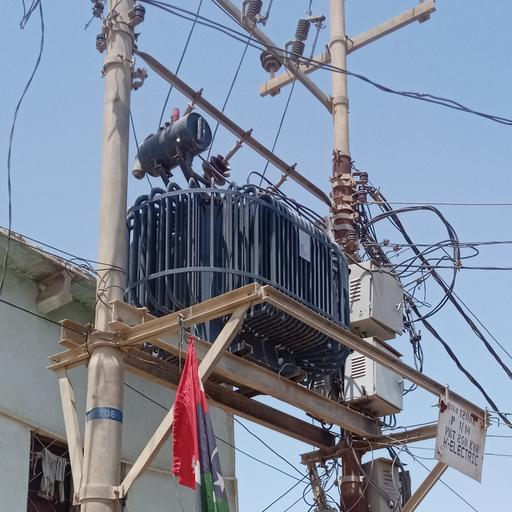
#> input picture temp_uploads/009a6d876724471e98a23f962312bbf6_00004.jpg, 512 x 512 px
$ python image_features.py ../temp_uploads/009a6d876724471e98a23f962312bbf6_00004.jpg
#> lines starting #> are read from the running program, lines starting #| are printed output that depends on the picture; after the words box and inside, x2 and y2 are one past the last pixel; in counts of white or black regions, pixels touching at a corner belong together
# backend/image_features.py
"""
Image feature extraction for transformer images.
Extracts: color histogram, shape descriptors, and perceptual hash for later comparison.
"""

import cv2
import numpy as np
from PIL import Image
import hashlib


def extract_color_histogram(image: np.ndarray, bins: int = 64) -> list:
    """
    Extract color histogram from image in HSV color space.
    Returns a normalized histogram with bins per channel (H, S, V).
    Total features: bins * 3 = 192 floats (default bins=64)
    """
    hsv = cv2.cvtColor(image, cv2.COLOR_BGR2HSV)

    # Compute histogram for each channel
    hist_h = cv2.calcHist([hsv], [0], None, [bins], [0, 180])
    hist_s = cv2.calcHist([hsv], [1], None, [bins], [0, 256])
    hist_v = cv2.calcHist([hsv], [2], None, [bins], [0, 256])

    # Normalize and flatten
    hist_h = cv2.normalize(hist_h, hist_h).flatten()
    hist_s = cv2.normalize(hist_s, hist_s).flatten()
    hist_v = cv2.normalize(hist_v, hist_v).flatten()

    # Concatenate all channels
    color_features = np.concatenate([hist_h, hist_s, hist_v])

    return color_features.tolist()


def extract_shape_descriptors(image: np.ndarray) -> list:
    """
    Extract Hu Moments (7 values) + additional shape features.
    Returns ~10 float values representing shape characteristics.
    """
    # Convert to grayscale
    gray = cv2.cvtColor(image, cv2.COLOR_BGR2GRAY)

    # Apply threshold to get binary image
    _, binary = cv2.threshold(gray, 0, 255, cv2.THRESH_BINARY + cv2.THRESH_OTSU)

    # Calculate moments
    moments = cv2.moments(binary)

    # Calculate Hu Moments (7 values, scale/rotation invariant)
    hu_moments = cv2.HuMoments(moments).flatten()

    # Log transform for better numerical stability
    hu_moments = -np.sign(hu_moments) * np.log10(np.abs(hu_moments) + 1e-10)

    # Additional shape features
    aspect_ratio = image.shape[1] / image.shape[0]  # width/height
    area_ratio = np.sum(binary > 0) / (binary.shape[0] * binary.shape[1])  # foreground ratio

    shape_features = np.concatenate([hu_moments, [aspect_ratio, area_ratio]])

    return shape_features.tolist()


def compute_image_hash(image: np.ndarray, hash_size: int = 16) -> str:
    """
    Compute perceptual hash (pHash) of the image.
    Returns a hex string that can be used to quickly identify similar images.
    """
    # Resize to small square
    resized = cv2.resize(image, (hash_size + 1, hash_size))

    # Convert to grayscale
    gray = cv2.cvtColor(resized, cv2.COLOR_BGR2GRAY)

    # Compute difference hash (dHash)
    diff = gray[:, 1:] > gray[:, :-1]

    # Convert to hex string
    hash_value = sum([2**i for i, v in enumerate(diff.flatten()) if v])

    return format(hash_value, 'x').zfill(hash_size * hash_size // 4)


def extract_image_features(image_path: str) -> dict:
    """
    Extract all features from an image.

    Returns:
        {
            "color": [float, ...],      # ~192 floats (color histogram)
            "shape": [float, ...],      # ~9 floats (Hu moments + shape features)
            "imageHash": "hex_string"   # perceptual hash for quick comparison
        }
    """
    # Read image
    image = cv2.imread(image_path)
#> image is the input picture: shape (512, 512, 3); mean B, G, R 153.2, 135.5, 126.6

    if image is None:
        raise ValueError(f"Could not read image: {image_path}")

    # Resize to standard size for consistent feature extraction
    standard_size = (256, 256)
    image_resized = cv2.resize(image, standard_size)
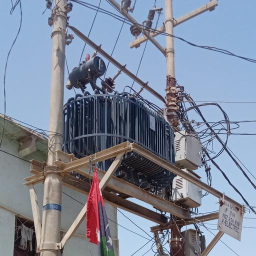
#> image_resized: shape (256, 256, 3); mean B, G, R 153.3, 135.6, 126.7

    features = {
        "color": extract_color_histogram(image_resized),
        "shape": extract_shape_descriptors(image_resized),
        "imageHash": compute_image_hash(image_resized)
    }
#> in extract_color_histogram, `hsv = cv2.cvtColor(image, cv2.COLOR_BGR2HSV)`: hsv: shape (256, 256, 3); mean H, S, V 94.9, 62.5, 159.1
#> in extract_color_histogram, `hist_h = cv2.calcHist([hsv], [0], None, [bins], [0, 180])`: hist_h = 64 values, max 17876 at index 38, min 1 at index 20, mean 1024
#> in extract_color_histogram, `hist_s = cv2.calcHist([hsv], [1], None, [bins], [0, 256])`: hist_s = 64 values, max 5809 at index 19, min 0 at index 59, mean 1024
#> in extract_color_histogram, `hist_v = cv2.calcHist([hsv], [2], None, [bins], [0, 256])`: hist_v = 64 values, max 12718 at index 54, min 0 at index 0, mean 1024
#> in extract_color_histogram, `hist_h = cv2.normalize(hist_h, hist_h).flatten()`: hist_h = 64 values, max 0.775 at index 38, min 4.33e-05 at index 20, mean 0.0444
#> in extract_color_histogram, `hist_s = cv2.normalize(hist_s, hist_s).flatten()`: hist_s = 64 values, max 0.419 at index 19, min 0 at index 59, mean 0.0739
#> in extract_color_histogram, `hist_v = cv2.normalize(hist_v, hist_v).flatten()`: hist_v = 64 values, max 0.818 at index 54, min 0 at index 0, mean 0.0659
#> in extract_color_histogram, `color_features = np.concatenate([hist_h, hist_s, hist_v])`: color_features = 192 values, max 0.818 at index 182, min 0 at index 123, mean 0.0614
#> in extract_shape_descriptors, `gray = cv2.cvtColor(image, cv2.COLOR_BGR2GRAY)`:
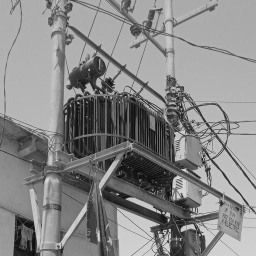
#> gray: shape (256, 256); min 10, max 227, mean 135
#> in extract_shape_descriptors, `_, binary = cv2.threshold(gray, 0, 255, cv2.THRESH_BINARY + cv2.THRESH..`:
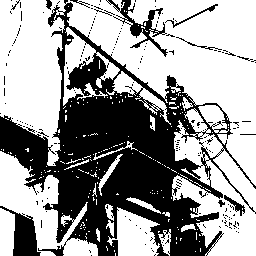
#> binary: shape (256, 256); 61.1% white; 198 black regions (186 under 20 px), largest, box (x1, y1, x2, y2) and area: (0, 0, 256, 256) 22745, (0, 206, 41, 256) 921, (106, 0, 168, 57) 773
#> in extract_shape_descriptors, `moments = cv2.moments(binary)`: moments = moments, m00 10217340, centre m10/m00, m01/m00 = (135, 111.1)
#> in extract_shape_descriptors, `hu_moments = cv2.HuMoments(moments).flatten()`: hu_moments = [0.00125, 8.64e-09, 4.91e-12, 5.23e-11, -3.93e-22, -4.25e-15, -7.39e-22]
#> in extract_shape_descriptors, `hu_moments = -np.sign(hu_moments) * np.log10(np.abs(hu_moments) + 1e-10)`: hu_moments = [2.9, 8.06, 9.98, 9.82, -10, -10, -10]
#> in extract_shape_descriptors, `area_ratio = np.sum(binary > 0) / (binary.shape[0] * binary.shape[1])`: area_ratio = 0.611
#> in extract_shape_descriptors, `shape_features = np.concatenate([hu_moments, [aspect_ratio, area_ratio..`: shape_features = [2.9, 8.06, 9.98, 9.82, -10, -10, -10, 1, 0.611]
#> in compute_image_hash, `hash_value = sum([2**i for i, v in enumerate(diff.flatten()) if v])`: hash_value = 18323257737012819440558568805285814261825612379314280029881272866991894506322

    return features


def extract_features_batch(image_paths: list) -> list:
    """
    Extract features from multiple images.

    Returns:
        [
            {"color": [...], "shape": [...], "imageHash": "..."},
            ...
        ]
    """
    features_list = []

    for path in image_paths:
        try:
            features = extract_image_features(path)
            features_list.append(features)
        except Exception as e:
            print(f"⚠️ Failed to extract features from {path}: {e}")
            # Add placeholder for failed images
            features_list.append({
                "color": [],
                "shape": [],
                "imageHash": "",
                "error": str(e)
            })

    return features_list


if __name__ == "__main__":
    # Test with a sample image
    import sys
    if len(sys.argv) > 1:
        features = extract_image_features(sys.argv[1])
#> features = 3 items
        print(f"Color features: {len(features['color'])} values")
#| Color features: 192 values
        print(f"Shape features: {len(features['shape'])} values")
#| Shape features: 9 values
        print(f"Image hash: {features['imageHash']}")
#| Image hash: 288298aafcd2968464245e4c6d65ded66ef5eb4406c40947aa470a240a112b52

$ run again, on temp_uploads/0321d4f8b0be44619bb34462bea830d3_00014.jpg
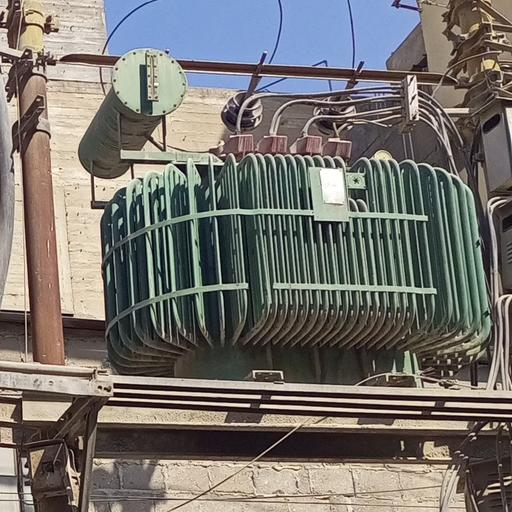
#> input picture temp_uploads/0321d4f8b0be44619bb34462bea830d3_00014.jpg, 512 x 512 px
#> in extract_image_features, image is the input picture: shape (512, 512, 3); mean B, G, R 110, 114.6, 118
#> in extract_image_features, `image_resized = cv2.resize(image, standard_size)`:
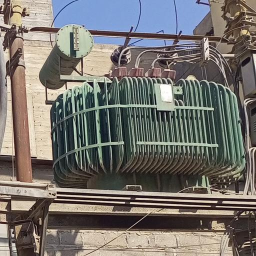
#> image_resized: shape (256, 256, 3); mean B, G, R 110.1, 114.7, 118.1
#> hsv: shape (256, 256, 3); mean H, S, V 45.1, 57.9, 128.2
#> in extract_color_histogram, `hist_h = cv2.calcHist([hsv], [0], None, [bins], [0, 180])`: hist_h = 64 values, max 8691 at index 6, min 19 at index 52, mean 1024
#> in extract_color_histogram, `hist_s = cv2.calcHist([hsv], [1], None, [bins], [0, 256])`: hist_s = 64 values, max 4481 at index 11, min 0 at index 58, mean 1024
#> in extract_color_histogram, `hist_v = cv2.calcHist([hsv], [2], None, [bins], [0, 256])`: hist_v = 64 values, max 4286 at index 54, min 0 at index 0, mean 1024
#> in extract_color_histogram, `hist_h = cv2.normalize(hist_h, hist_h).flatten()`: hist_h = 64 values, max 0.558 at index 6, min 0.00122 at index 52, mean 0.0657
#> in extract_color_histogram, `hist_s = cv2.normalize(hist_s, hist_s).flatten()`: hist_s = 64 values, max 0.335 at index 11, min 0 at index 58, mean 0.0765
#> in extract_color_histogram, `hist_v = cv2.normalize(hist_v, hist_v).flatten()`: hist_v = 64 values, max 0.424 at index 54, min 0 at index 0, mean 0.101
#> color_features = 192 values, max 0.558 at index 6, min 0 at index 122, mean 0.0812
#> in extract_shape_descriptors, `_, binary = cv2.threshold(gray, 0, 255, cv2.THRESH_BINARY + cv2.THRESH..`:
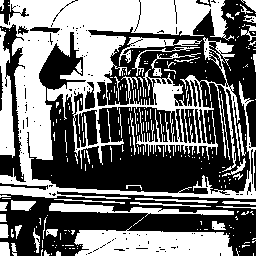
#> binary: shape (256, 256); 46% white; 252 white regions (203 under 20 px), largest, box (x1, y1, x2, y2) and area: (0, 0, 256, 199) 19925, (74, 226, 233, 256) 3660, (0, 28, 15, 158) 1181
#> moments = moments, m00 7684680, centre m10/m00, m01/m00 = (114.7, 112.8)
#> in extract_shape_descriptors, `hu_moments = cv2.HuMoments(moments).flatten()`: hu_moments = [0.00153, 4.75e-08, 4.72e-11, 1.15e-10, 7.37e-21, 2.29e-14, 4.07e-21]
#> in extract_shape_descriptors, `hu_moments = -np.sign(hu_moments) * np.log10(np.abs(hu_moments) + 1e-10)`: hu_moments = [2.82, 7.32, 9.83, 9.67, 10, 10, 10]
#> area_ratio = 0.46
#> shape_features = [2.82, 7.32, 9.83, 9.67, 10, 10, 10, 1, 0.46]
#> hash_value = 11466846695963130543664237674952016044670362911940797913528462894118515447107
#> features = 3 items
#| Color features: 192 values
#| Shape features: 9 values
#| Image hash: 195a0156efc2838ddb63f51555a2e3b25db262b262aa83bb62bac307a29b1543

$ run again, on temp_uploads/03765f462bbe4b2483a4ebafcd10c62c_00009.jpg
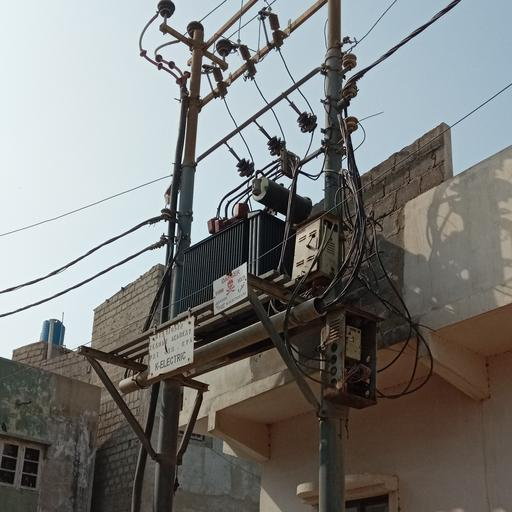
#> input picture temp_uploads/03765f462bbe4b2483a4ebafcd10c62c_00009.jpg, 512 x 512 px
#> in extract_image_features, image is the input picture: shape (512, 512, 3); mean B, G, R 121.8, 124.1, 123.6
#> in extract_image_features, `image_resized = cv2.resize(image, standard_size)`:
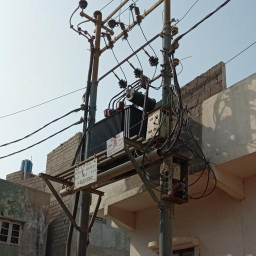
#> image_resized: shape (256, 256, 3); mean B, G, R 122, 124.3, 123.8
#> hsv: shape (256, 256, 3); mean H, S, V 56, 48, 132.1
#> in extract_color_histogram, `hist_h = cv2.calcHist([hsv], [0], None, [bins], [0, 180])`: hist_h = 64 values, max 9055 at index 35, min 0 at index 52, mean 1024
#> in extract_color_histogram, `hist_s = cv2.calcHist([hsv], [1], None, [bins], [0, 256])`: hist_s = 64 values, max 9842 at index 3, min 0 at index 62, mean 1024
#> in extract_color_histogram, `hist_v = cv2.calcHist([hsv], [2], None, [bins], [0, 256])`: hist_v = 64 values, max 3918 at index 59, min 0 at index 0, mean 1024
#> in extract_color_histogram, `hist_h = cv2.normalize(hist_h, hist_h).flatten()`: hist_h = 64 values, max 0.489 at index 35, min 0 at index 52, mean 0.0553
#> in extract_color_histogram, `hist_s = cv2.normalize(hist_s, hist_s).flatten()`: hist_s = 64 values, max 0.632 at index 3, min 0 at index 62, mean 0.0658
#> in extract_color_histogram, `hist_v = cv2.normalize(hist_v, hist_v).flatten()`: hist_v = 64 values, max 0.369 at index 59, min 0 at index 0, mean 0.0965
#> color_features = 192 values, max 0.632 at index 67, min 0 at index 52, mean 0.0725
#> in extract_shape_descriptors, `_, binary = cv2.threshold(gray, 0, 255, cv2.THRESH_BINARY + cv2.THRESH..`:
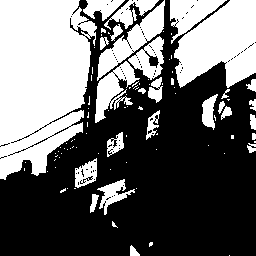
#> binary: shape (256, 256); 41.2% white; 97 white regions (69 under 20 px), largest, box (x1, y1, x2, y2) and area: (0, 0, 97, 180) 13348, (174, 0, 256, 88) 4907, (97, 0, 165, 81) 1611
#> moments = moments, m00 6881430, centre m10/m00, m01/m00 = (105.9, 70.48)
#> in extract_shape_descriptors, `hu_moments = cv2.HuMoments(moments).flatten()`: hu_moments = [0.00122, 3.43e-07, 3.73e-10, 1.01e-10, 1.74e-21, 2.64e-14, -1.95e-20]
#> in extract_shape_descriptors, `hu_moments = -np.sign(hu_moments) * np.log10(np.abs(hu_moments) + 1e-10)`: hu_moments = [2.91, 6.46, 9.33, 9.7, 10, 10, -10]
#> area_ratio = 0.412
#> shape_features = [2.91, 6.46, 9.33, 9.7, 10, 10, -10, 1, 0.412]
#> hash_value = 53339305759923639533522164734858719624579245815705462806435301383182795948320
#> features = 3 items
#| Color features: 192 values
#| Shape features: 9 values
#| Image hash: 75ecfa29fb26986628556e5afc607488d2a8daa0eb604a80094009c000804120
